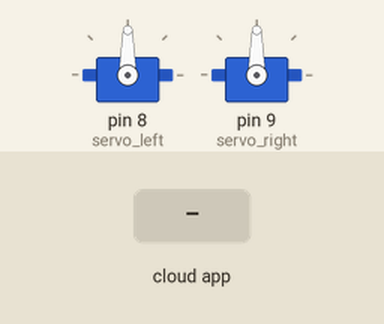
This sketch was run on a simulated Arduino Uno, built with avr-gcc and run on an emulated ATmega328P. Parts: 2 × servo. The test bench sets the inputs (shaded band). The ROS host is connected and sends only what is stated.

Above: at 1.2 s.
1.3 s: the phone or cloud app sets linear.x to -100
At 2.0 s:
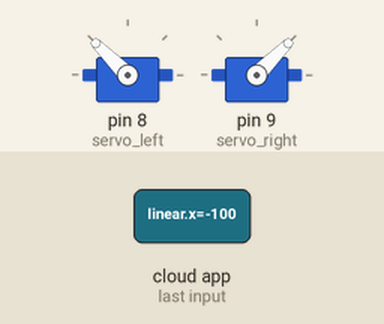
2.8 s: the phone or cloud app sets linear.x to 100
At 3.2 s:
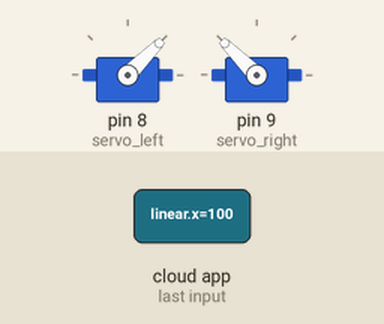
4.3 s: the phone or cloud app sets linear.x to 0
At 5.5 s:
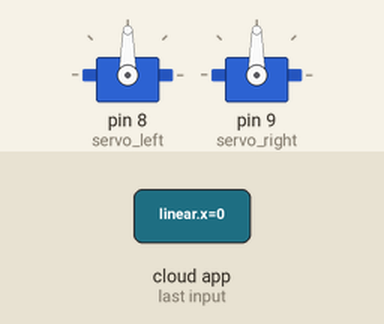
5.8 s: the phone or cloud app sets angular.z to -100
At 6.7 s:
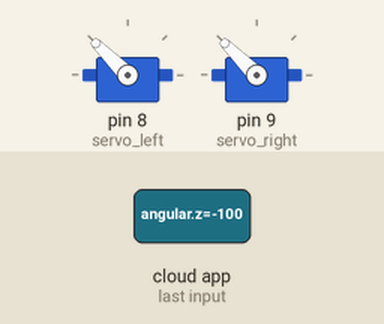
7.3 s: the phone or cloud app sets angular.z to 100
At 7.8 s:
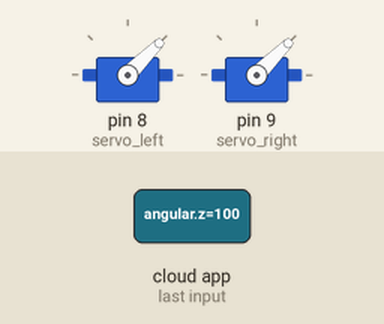
8.8 s: the phone or cloud app sets angular.z to 0
At 10.1 s:
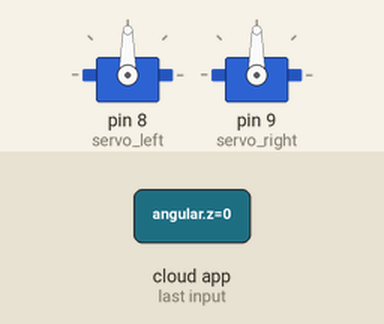
Timing chart, 0 to 11.3 s (numbered marks = the images above; inputs shaded):
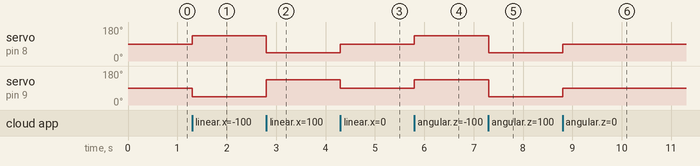

Measured:
- after the input at 1.3 s, servo on pin 8 (servo_left): 90° → 135° at once; servo on pin 9 (servo_right): 90° → 45° at once
- after the input at 2.8 s, servo on pin 8 (servo_left): 135° → 45° at once; servo on pin 9 (servo_right): 45° → 135° at once
- after the input at 4.3 s, servo on pin 8 (servo_left): 45° → 90° at once; servo on pin 9 (servo_right): 135° → 90° at once
- after the input at 5.8 s, servo on pin 8 (servo_left), servo on pin 9 (servo_right): 90° → 135° at once
- after the input at 7.3 s, servo on pin 8 (servo_left), servo on pin 9 (servo_right): 135° → 45° at once
- after the input at 8.8 s, servo on pin 8 (servo_left), servo on pin 9 (servo_right): 45° → 90° at once

The sketch:

differential_drive.ino
```cpp
/*
 * Differential Drive
 *
 * This sketch takes in a geometry_msgs/Twist message
 * and writes it to left and right Servos. This is an
 * adaptation of:
 * www.ros.org/wiki/rosserial_arduino_demos
 *
 * Input: geometry_msgs/Twist cmd_msg that corresponds to
 *        commands to send the differential drive robot
 *
 * Output: Movement based on the geometry_msgs/Twist commands
 *
 * Subscribers: "cmd_vel" receives a geometry_msg/Twist command
 *
 * Publishers: None
 *
 * Direction conventions used:
 *      TRANSLATIONS
 *      ------------
 *              FORWARD: linear.x = 1
 *              REVERSE: linear.x = -1
 *
 *      ROTATIONS
 *      ---------
 *              COUNTER CLOCKWISE: angular.z = 1
 *              CLOCKWISE        : angular.z = -1
 *
 * Written by: Josh Saunders
 * Written on: 12/22/2016
 *
 * Modified by: Josh Saunders
 * Modified on: 1/2/2016
 *
 * How to run:
 * - Make sure that 'roscore' is running
 * - Run 'rosrun rosserial_python serial_node.py /dev/ttyUSB0' in the terminal.
 *   - Replace 'ttyUSB0' with the port that your device is connected to
 */

#if (ARDUINO >= 100)
 #include <Arduino.h>
#else
 #include <WProgram.h>
#endif

#include <Servo.h>
#include <ros.h>
#include <geometry_msgs/Twist.h>

ros::NodeHandle  nh;

// Angles for the servos
const int CW   = 135; // ClockWise
const int CCW  = 45;  // Counter-ClockWise
const int STOP = 90;  // Stop

Servo servo_left;
Servo servo_right;

void servo_cb(const geometry_msgs::Twist& cmd_msg){
  // @param direction_left: speed to be written to the Servos

  int direction_left  = STOP;
  int direction_right = STOP;

  float linear = cmd_msg.linear.x;
  float angular = cmd_msg.angular.z;

  if (linear > 0) {
    // Go forward
    direction_left = CCW;
    direction_right = CW;

    Serial.print("Translate forward\n");
  } else if(linear < 0) {
    // Go backward
    direction_left = CW;
    direction_right = CCW;

    Serial.print("Translate backward\n");
  } else if (angular > 0) {
    // Rotate clockwise
    direction_left = CCW;
    direction_right = CCW;

    Serial.print("Rotate clockwise\n");
  } else if (angular < 0) {
    // Rotate counter clockwise
    direction_left = CW;
    direction_right = CW;

    Serial.print("Rotate counter clockwise\n");
  } else {
    // STOP!
    direction_left = STOP;
    direction_right = STOP;

    Serial.print("Stop\n");
  }

  servo_left.write(direction_left); //set servo_left angle
  servo_right.write(direction_right); //set servo_right angle
}

ros::Subscriber<geometry_msgs::Twist> sub_cmd_vel("cmd_vel", servo_cb);

void setup(){
  nh.initNode();
  nh.subscribe(sub_cmd_vel);

  servo_left.attach(8); //attach it to pin 8
  servo_right.attach(9); //attach it to pin 9
}

void loop(){
  nh.spinOnce();
  delay(1);
}
```
